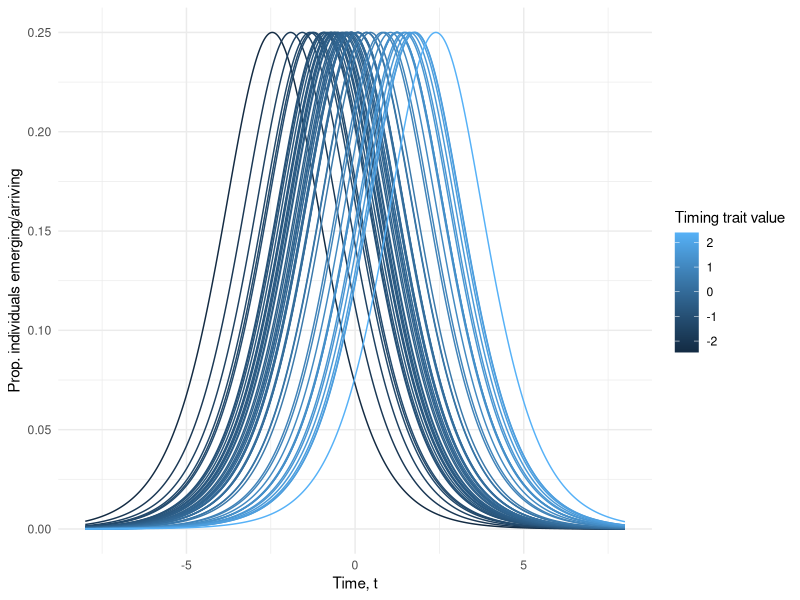

This figure's R source:
## ---- chunk 1
#| results: hide
library(tidyverse)
## ---- chunk 2
  expand_grid(t = seq(from = -8, to = 8, by = 0.01),
              T_i = rnorm(50)) %>% 
  mutate(Emergence = exp(t - T_i)/(1 + exp(t - T_i))^2) %>% 
  
  ggplot(aes(x = t, y = Emergence)) +
  geom_line(aes(group = T_i, colour = T_i)) +
  labs(y = "Prop. individuals emerging/arriving",
       x = "Time, t",
       colour = "Timing trait value") +
  theme_minimal()
